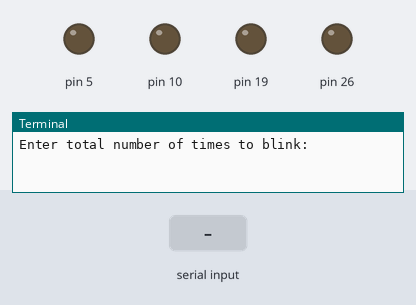
Bench run of a program on a simulated Raspberry Pi (header pin numbers). Shown: output pins drawn as LEDs (lit = HIGH), the last lines printed to the terminal. Inputs (shaded band) come from the test bench.

Above: at 1.2 s.
1.3 s: "5" typed at the terminal, then Enter
2.8 s: "90" typed at the terminal, then Enter
At 3.7 s:
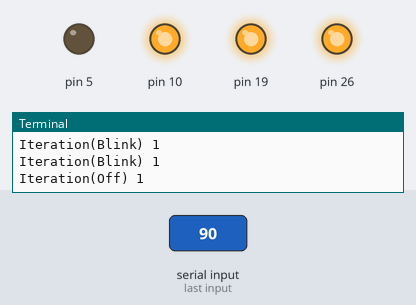
Timing chart, 0 to 5.8 s (numbered marks = the images above; inputs shaded):
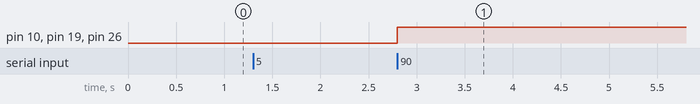

Measured:
- after the input at 2.8 s, pin 10, pin 19, pin 26: LOW → HIGH at once

The program:

1._LED.py
```python
'''import RPi.GPIO as GPIO
import time

x = 1
numTimes = int(input("Enter total number of times to blink:"))
speed = float(input("Enter length of each blink(seconds):"))
GPIO.setwarnings(False)
GPIO.setmode(GPIO.BOARD)
GPIO.setup(5,GPIO.OUT)

def Blink(numTimes,speed):
    for i in range(0,numTimes):
        GPIO.output(5,True)        #For blinking
        print("Iteration(Blink)",(i+1))

        GPIO.output(5,False)      #To stop blinking
        print("Iteration(Off)",(i+1))
        time.sleep(speed)

Blink(numTimes,speed)
print("Done")
'''
'''
After saving shutdown the pc, off the buttons.
make connection as below:
Anode(Big Wire) --> Connect to Pin 5
Cathode(Small Wire) ---> Connect to Pin 6
After connection start the computer run the program.

'''

import RPi.GPIO as GPIO
import time

x = 1
numTimes = int(input("Enter total number of times to blink:"))
speed = float(input("Enter length of each blink(seconds):"))
GPIO.setwarnings(False)
GPIO.setmode(GPIO.BOARD)
GPIO.setup(5,GPIO.OUT)
GPIO.setup(10,GPIO.OUT)
GPIO.setup(19,GPIO.OUT)
GPIO.setup(26,GPIO.OUT)
#GPIO.setup(29,GPIO.OUT)

def Blink(numTimes,speed):
    for i in range(0,numTimes):
        GPIO.output(5,True)        #For blinking
        print("Iteration(Blink)",(i+1))
        GPIO.output(10,True)        #For blinking
        print("Iteration(Blink)",(i+1))
        GPIO.output(19,True)        #For blinking
        print("Iteration(Blink)",(i+1))
        GPIO.output(26,True)        #For blinking
        print("Iteration(Blink)",(i+1))
        #GPIO.output(29,True)        #For blinking
        #print("Iteration(Blink)",(i+1))

        GPIO.output(5,False)      #To stop blinking
        print("Iteration(Off)",(i+1))
        time.sleep(speed)
        GPIO.output(10,False)      #To stop blinking
        print("Iteration(Off)",(i+1))
        time.sleep(speed)
        GPIO.output(19,False)      #To stop blinking
        print("Iteration(Off)",(i+1))
        time.sleep(speed)
        GPIO.output(26,False)      #To stop blinking
        print("Iteration(Off)",(i+1))
        time.sleep(speed)
        #GPIO.output(29,False)      #To stop blinking
        #print("Iteration(Off)",(i+1))
        #time.sleep(speed)

Blink(numTimes,speed)
print("Done")
```
